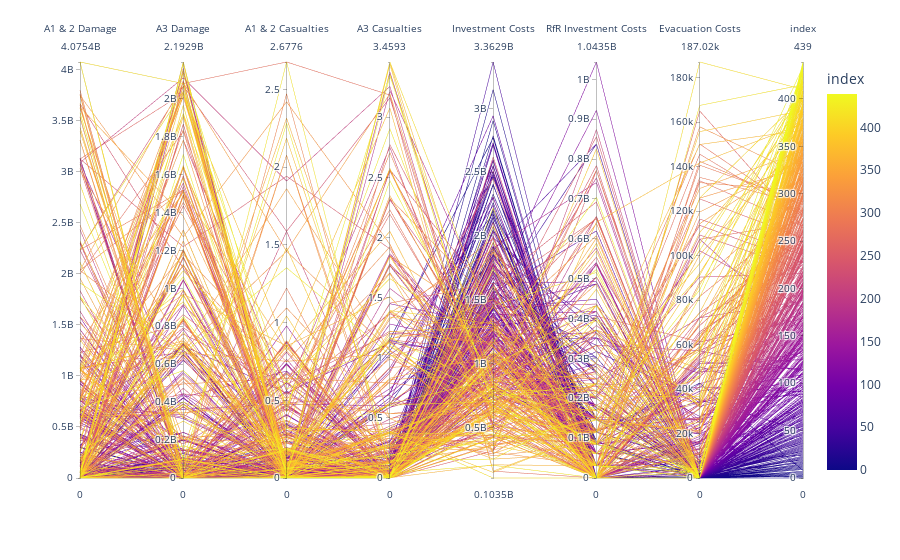

Notebook code cell kept with this figure:
### Code cell
fig = px.parallel_coordinates(results.iloc[:, 31::], labels= {"A1_2 Aggr Expected Annual Damage" : "A1 & 2 Damage", "A3 Expected Annual Damage" : "A3 Damage", "A1_2 Aggr Expected Number of Deaths" : "A1 & 2 Casualties", "A3 Aggr Expected Number of Deaths" : "A3 Casualties", "A1_5 Dike Investment Costs" : "Investment Costs", "Room for River Investment Costs" : "RfR Investment Costs"}, color=results.index)
fig.update_layout(showlegend=False)
fig.show()

### Figure 1 — Plotly figure (JSON) as saved in the notebook; plotly's stock layout.template omitted (floating-point values rounded to 4 significant figures; data arrays with more than 128 entries replaced by an {"elided": "..."} marker saying what was removed)
{"data": [{"dimensions": [{"label": "A1 & 2 Damage", "values": {"elided": "440 float values"}}, {"label": "A3 Damage", "values": {"elided": "440 float values"}}, {"label": "A1 & 2 Casualties", "values": {"elided": "440 float values"}}, {"label": "A3 Casualties", "values": {"elided": "440 float values"}}, {"label": "Investment Costs", "values": {"elided": "440 float values"}}, {"label": "RfR Investment Costs", "values": {"elided": "440 int values"}}, {"label": "Evacuation Costs", "values": {"elided": "440 float values"}}, {"label": "index", "values": {"elided": "440 int values"}}], "domain": {"x": [0, 1], "y": [0, 1]}, "line": {"color": {"elided": "440 int values"}, "coloraxis": "coloraxis"}, "name": "", "type": "parcoords"}], "layout": {"coloraxis": {"colorbar": {"title": {"text": "index"}}, "colorscale": [[0, "#0d0887"], [0.1111, "#46039f"], [0.2222, "#7201a8"], [0.3333, "#9c179e"], [0.4444, "#bd3786"], [0.5556, "#d8576b"], [0.6667, "#ed7953"], [0.7778, "#fb9f3a"], [0.8889, "#fdca26"], [1, "#f0f921"]]}, "legend": {"tracegroupgap": 0}, "margin": {"t": 60}, "showlegend": false}}
